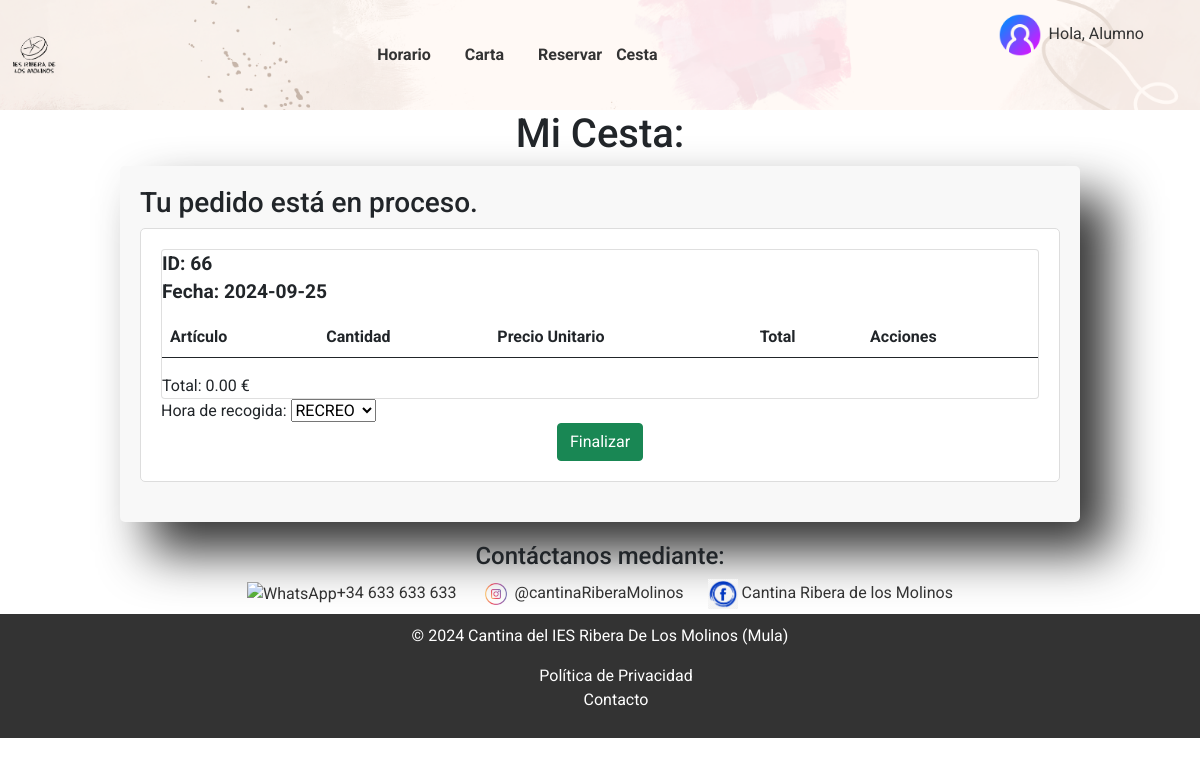
The app's page /TFG/cesta.php (signed in), older data.
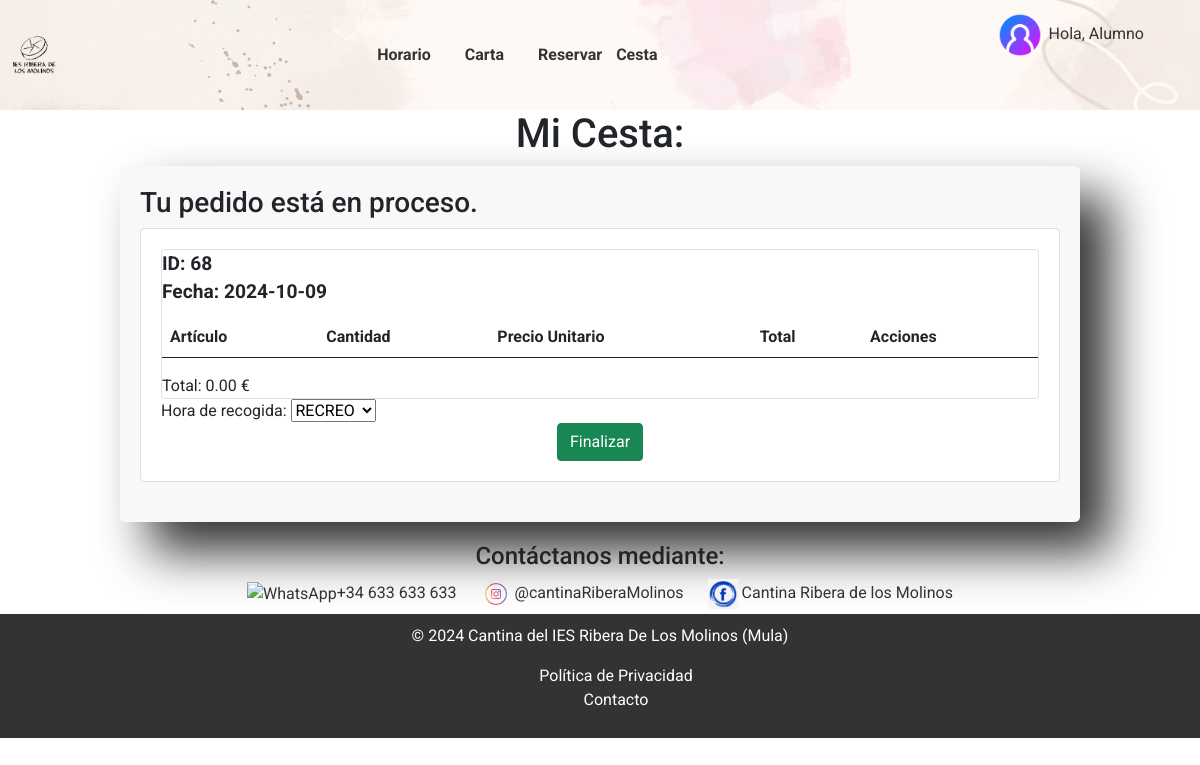
The same page, newer data.
### tables this page shows
CREATE TABLE `pedido` (
  `idPedido` int(11) NOT NULL,
  `idUsuario` int(11) NOT NULL,
  `fecha` date NOT NULL,
  `hora` time NOT NULL,
  `pagado` tinyint(1) NOT NULL,
  `realizado` tinyint(1) NOT NULL,
  `precioPedido` decimal(10,2) NOT NULL,
  `finalizado` tinyint(1) DEFAULT NULL,
  `horaRecogida` varchar(50) DEFAULT NULL,
  `siendoRealizado` tinyint(1) DEFAULT NULL
);

### TFG/db/bd.inc.php (called while the page is built, shortened)
<?php
function conectar() {
    try {
        $host = "localhost";
        $basedatos = "tfg";
        $usuario = "root";
        $password = "";
        return new PDO("mysql:host=$host;dbname=$basedatos", $usuario, $password);
    } catch (PDOException $e) {
        echo $e->getMessage();
    }
}
function obtenerIdUsuario() {
    if(session_status() == PHP_SESSION_ACTIVE && isset($_SESSION['correo'])) {
        $conexion = conectar();
        $sql = $conexion->prepare("SELECT idUsuario FROM usuario WHERE correo=:correo");
        $sql->bindParam(':correo', $_SESSION['correo']);
        $sql->execute();
        $sql->setFetchMode(PDO::FETCH_ASSOC);
        $resultado = $sql->fetch();
        return $resultado['idUsuario'];
    } else {
        return null;
    }
}
function obtenerPedido($idPedido) {
    $conexion = conectar();
    $sql = $conexion->prepare("SELECT * FROM `pedido` WHERE `idPedido`=:idPedido");
    $sql->bindParam(':idPedido', $idPedido);
    $sql->execute();
    $sql->setFetchMode(PDO::FETCH_ASSOC);
    return $sql->fetch();
}
function obtenerUltimoPedidoNoPagado($idUsuario) {
    $conexion = conectar();
    $sql = $conexion->prepare("SELECT idPedido FROM pedido WHERE idUsuario = :idUsuario AND pagado = 0 ORDER BY fecha DESC, hora DESC LIMIT 1");
    $sql->bindValue(':idUsuario', $idUsuario);
    $sql->execute();
    $idPedido = $sql->fetchColumn();
    return $idPedido;
}
function obtenerEstadoPedido($idPedido) {
    $conexion = conectar();
    $sql = $conexion->prepare("SELECT realizado FROM pedido WHERE idPedido = :idPedido");
    $sql->bindValue(':idPedido', $idPedido);
    $sql->execute();
    $pedido = $sql->fetch(PDO::FETCH_ASSOC);
    if ($pedido) {
        return $pedido['realizado'];
    } else {
        return false;
    }
}
function obtenerFinalizadoPedido($idPedido) {
    $conexion = conectar();
    $sql = $conexion->prepare("SELECT finalizado FROM pedido WHERE idPedido = :idPedido");
    $sql->bindValue(':idPedido', $idPedido);
    $sql->execute();
    $pedido = $sql->fetch(PDO::FETCH_ASSOC);
    if ($pedido) {
        return $pedido['finalizado'];
    } else {
        return false;
    }
}

### TFG/cesta.php (the view, shortened to what this page needs)
<!DOCTYPE html>
<html lang="es">
<head>
    <link rel="stylesheet" href="./CSS/index.css">
    <link rel="stylesheet" href="./CSS/cesta.css">
    <link href="https://cdn.jsdelivr.net/npm/bootstrap@5.0.0/dist/css/bootstrap.min.css" rel="stylesheet">
    <link rel="stylesheet" href="https://cdnjs.cloudflare.com/ajax/libs/font-awesome/5.15.3/css/all.min.css">
</head>
<?php
include("./includes/header.php");
include './db/bd.inc.php';
?>
<body>
    <?php
    if (isset($_SESSION['hola'])) {
        echo '<h1 class="titulo">Mi Cesta:</h1>';
        echo '<div class="cesta">';
        $idUsuario = obtenerIdUsuario();
        $idPedido = obtenerUltimoPedidoNoPagado($idUsuario);
        $finalizadoPedido = obtenerFinalizadoPedido($idPedido);
        if ($idPedido) {
            $detallesPedido = obtenerPedido($idPedido);
            $estadoPedido = obtenerEstadoPedido($idPedido);
            if ($estadoPedido) {
                echo '<h3>Tu pedido ha sido realizado y está preparado para la entrega</h3>';
            } else {
                echo '<h3>Tu pedido está en proceso.</h3>';
            }
            echo "<div class='pedidoUsuario' id='pedido-$idPedido'>";
            echo "<div class='card'>";
            echo "<div class='pedido'>";
            echo "ID: ". $detallesPedido["idPedido"] ."<br>" . "Fecha: " . $detallesPedido["fecha"] . "<br>";
            echo "</div>";
            echo "<table class='table'>";
            echo "<thead>";
            echo "<tr>";
            echo "<th>Artículo</th>";
            echo "<th>Cantidad</th>";
            echo "<th>Precio Unitario</th>";
            echo "<th>Total</th>";
            echo "<th>Acciones</th>";
            echo "</tr>";
            echo "</thead>";
            echo "</table>";
            echo "<div id='total-$idPedido'>Total: " . $detallesPedido["precioPedido"] . " €</div>";
            echo "</div>";
            if (!$estadoPedido) {
                if ($finalizadoPedido) {
                    echo '<center> <button type="button" class="finalizar btn btn-warning" data-id="'.$idPedido.'" onclick="finalizarPedido('.$idPedido.')">Seguir pidiendo</button> </center>';
                } else {
                    echo "Hora de recogida:   ";
                  echo '<select id="horaRecogida" name="horaRecogida">
    <option value="RECREO" selected>RECREO</option>
    <option value="1ªHORA">1ª HORA</option>
    <option value="2ªHORA">2ª HORA</option>
    <option value="3ªHORA">3ª HORA</option>
    <option value="4ªHORA">4ª HORA</option>
    <option value="5ªHORA">5ª HORA</option>
</select>';
                    echo '<center> <button type="button" class="finalizar btn btn-success" data-id="'.$idPedido.'" onclick="finalizarPedido('.$idPedido.')">Finalizar</button> </center>';
                }
            }
            echo "</div>";
        } else {
            echo '<h3>No tienes pedidos pendientes.</h3>';
        }
        echo '</div>';
    }
    ?>
</body>
<?php
include("./includes/footer.php")
?>
</html>

Row changes from the older to the newer data that the page shows:
no longer on this page (row unchanged): pedido: idPedido "66", fecha "2024-09-25", precioPedido "0.00"
added pedido: idPedido "68", fecha "2024-10-09", precioPedido "0.00"
